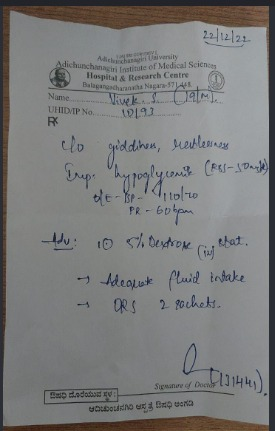
#> input picture MediKiosk/document intelligent/backend/data/samples/sample_handwritten.jpeg, 275 x 431 px
$ python -i preprocessing.py   (imports and definitions only)
#> lines starting #> are read from the running program, lines starting #| are printed output that depends on the picture; after the words box and inside, x2 and y2 are one past the last pixel; in counts of white or black regions, pixels touching at a corner belong together
import logging
import os
from pathlib import Path
from typing import Tuple

import cv2
import numpy as np

logger = logging.getLogger("MediKiosk.Preprocess")


def deskew_image(image: np.ndarray) -> np.ndarray:
    """Detects text orientation and deskews document image for superior OCR accuracy."""
    try:
        gray = cv2.cvtColor(image, cv2.COLOR_BGR2GRAY) if len(image.shape) == 3 else image
        thresh = cv2.threshold(gray, 0, 255, cv2.THRESH_BINARY_INV + cv2.THRESH_OTSU)[1]
        coords = np.column_stack(np.where(thresh > 0))
        if len(coords) < 100:
            return image
        angle = cv2.minAreaRect(coords)[-1]
        if angle < -45:
            angle = -(90 + angle)
        elif angle > 45:
            angle = 90 - angle
        else:
            angle = -angle

        if abs(angle) < 0.5 or abs(angle) > 45:
            return image

        (h, w) = image.shape[:2]
        center = (w // 2, h // 2)
        m = cv2.getRotationMatrix2D(center, angle, 1.0)
        rotated = cv2.warpAffine(
            image, m, (w, h), flags=cv2.INTER_CUBIC, borderMode=cv2.BORDER_REPLICATE
        )
        return rotated
    except Exception as e:
        logger.debug("Deskew failed or skipped: %s", e)
        return image


def enhance_handwriting_contrast(image: np.ndarray) -> np.ndarray:
    """
    State-of-the-art clinical enhancement for doctor handwriting:
    - Bilateral filtering to smooth paper background while preserving thin ink edges
    - CLAHE (Contrast Limited Adaptive Histogram Equalization) to bring out faint ballpoint pen ink
    """
    if len(image.shape) == 3:
        gray = cv2.cvtColor(image, cv2.COLOR_BGR2GRAY)
    else:
        gray = image.copy()

    # Bilateral filter removes paper texture without blurring pen stroke edges
    filtered = cv2.bilateralFilter(gray, d=7, sigmaColor=50, sigmaSpace=50)

    # CLAHE dynamically balances shadows and highlights across the prescription
    clahe = cv2.createCLAHE(clipLimit=2.2, tileGridSize=(8, 8))
    enhanced = clahe.apply(filtered)

    # Slight unsharp mask to crisply define doctor handwriting strokes
    gaussian = cv2.GaussianBlur(enhanced, (0, 0), 2.0)
    unsharp = cv2.addWeighted(enhanced, 1.35, gaussian, -0.35, 0)
    return unsharp


def preprocess_image(input_path: str, output_path: str) -> Tuple[str, Tuple[int, int]]:
    """
    Preprocesses medical document image without destroying handwriting ink:
    1. Reads original image
    2. Measures original dimensions
    3. Corrects skew if tilted
    4. Upscales low-res mobile photos (Lanczos / Cubic) so small cursive letters are distinguishable
    5. Applies adaptive contrast enhancement (CLAHE + Bilateral filtering)
    6. Saves preprocessed image
    """
#> called with output_path = 'out.png'
    image = cv2.imread(str(input_path))
#> image is the input picture: shape (431, 275, 3); mean B, G, R 123.5, 123.6, 123.4
    if image is None:
        raise ValueError(f"Unable to read image at: {input_path}")

    orig_h, orig_w = image.shape[:2]
#> orig_h = 431; orig_w = 275

    # Deskew if needed
    deskewed = deskew_image(image)
#> in deskew_image, `gray = cv2.cvtColor(image, cv2.COLOR_BGR2GRAY) if len(image.shape) == ..`:
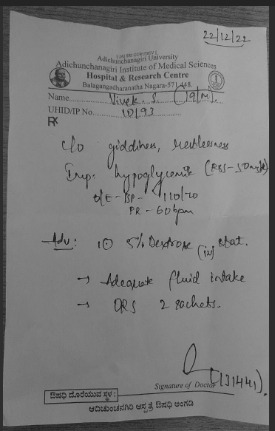
#> gray: shape (431, 275); min 12, max 177, mean 123.5
#> in deskew_image, `thresh = cv2.threshold(gray, 0, 255, cv2.THRESH_BINARY_INV + cv2.THRES..`:
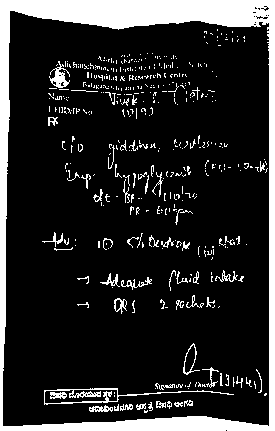
#> thresh: shape (431, 275); 16.2% white; 446 white regions (378 under 20 px), largest, box (x1, y1, x2, y2) and area: (0, 0, 275, 431) 14075, (44, 388, 234, 405) 574, (49, 61, 70, 88) 234
#> in deskew_image, `coords = np.column_stack(np.where(thresh > 0))`: coords = 19173 pairs, first value 0 to 430, second value 0 to 274
#> in deskew_image, `angle = cv2.minAreaRect(coords)[-1]`: angle = -90
#> in deskew_image, `angle = -(90 + angle)`: angle = 0

    # Determine optimal scaling: if image is small (e.g. WhatsApp photo < 800px width), upscale 2.2x
    scale_factor = 2.2 if orig_w < 800 else 1.4
#> scale_factor = 2.2
    scaled = cv2.resize(
        deskewed,
        None,
        fx=scale_factor,
        fy=scale_factor,
        interpolation=cv2.INTER_LANCZOS4 if scale_factor > 1.5 else cv2.INTER_CUBIC,
    )

    # Enhance handwriting ink visibility without harsh threshold clipping
    enhanced = enhance_handwriting_contrast(scaled)
#> in enhance_handwriting_contrast, `enhanced = clahe.apply(filtered)`:
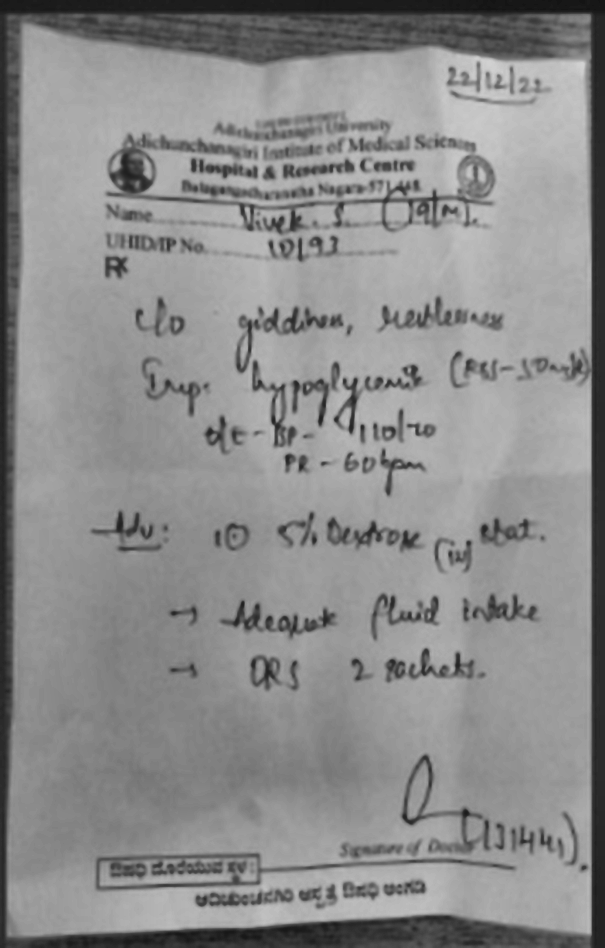
#> enhanced: shape (948, 605); min 20, max 210, mean 139.9

    # Save to disk
    Path(output_path).parent.mkdir(parents=True, exist_ok=True)
    cv2.imwrite(str(output_path), enhanced)

    logger.info(
        "Preprocessed handwriting image saved to %s (Orig: %dx%d, Scaled: %dx%d, Factor: %.1fx)",
        output_path,
        orig_w,
        orig_h,
        scaled.shape[1],
        scaled.shape[0],
        scale_factor,
    )
    return output_path, (orig_w, orig_h)

>>> result = preprocess_image('../../../MediKiosk/document intelligent/backend/data/samples/sample_handwritten.jpeg', 'out.png')
#> result = ('out.png', (275, 431))
